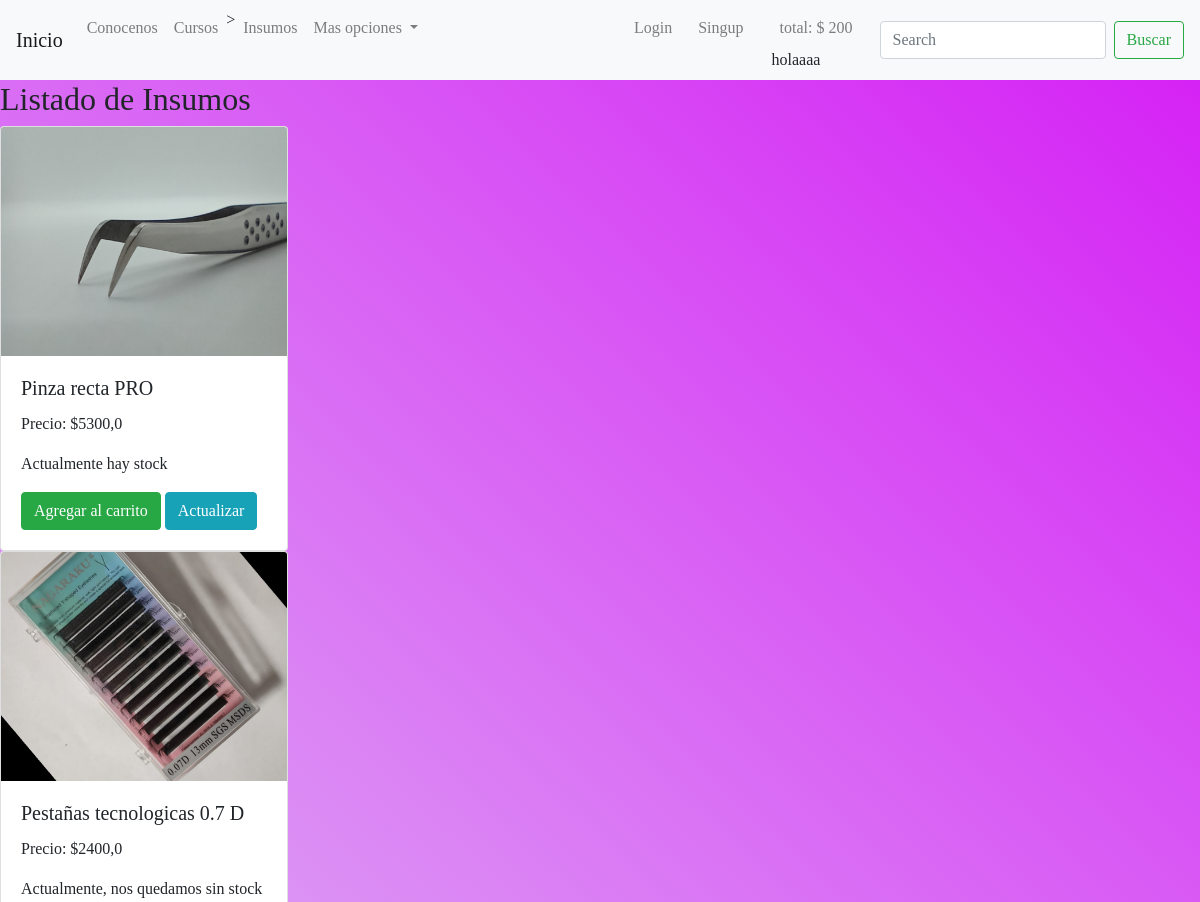
Before: /supplies/list-supplies/ (upper part) with the older database file.
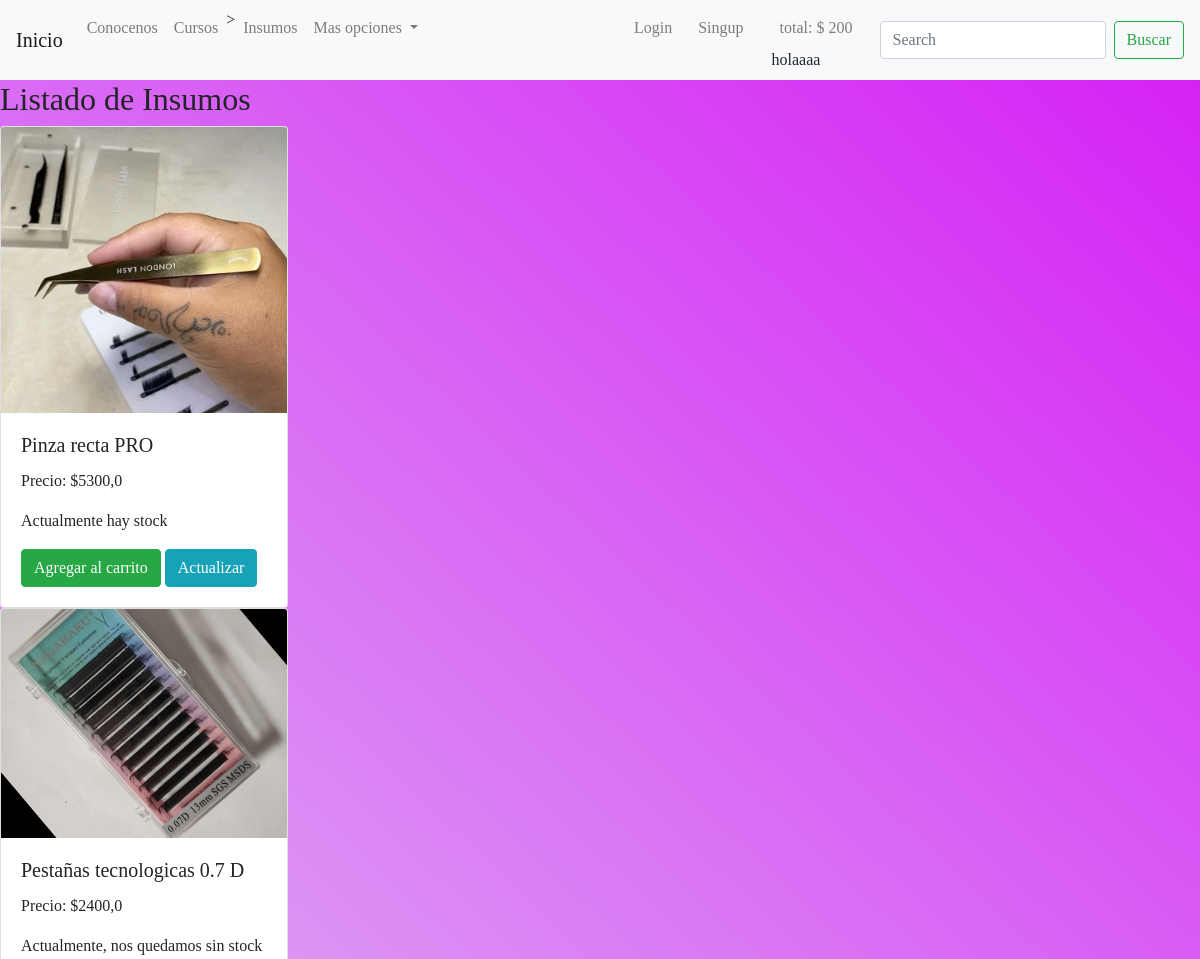
After: the same page with the newer database file.
### supplies/models.py (models this page shows, shortened)
class Supplies(models.Model):
    name = models.CharField(max_length=100)
    price = models.FloatField()
    stock = models.BooleanField(default=True)
    supplie_image = models.ImageField(upload_to='Supplies_images',blank=True, null=True)

### supplies/views.py (the view)
# urls.py: path('list-supplies/', list_supplies),
def list_supplies(request):
    if 'search' in request.GET:
        search = request.GET['search']
        supplies = Supplies.objects.filter(name__icontains=search)
    else:
        supplies = Supplies.objects.all()
    context = {
        'supplies':supplies,
    }
    return render(request, 'supplies/list_supplies.html', context=context)

### shoppingcart/context_processor.py (called while the page is built)
def total_trolley(request):
    total=200
    if 'trolley' in request.session:
        for key,value in request.session['trolley'].items():
            total= total +(float(value['price'])* value['amount'])
    return{'total_trolley': total}

### templates/supplies/list_supplies.html (shortened to what this page needs)
{% extends 'base.html' %}
{% block content %}
    <h2> Listado de Insumos</h2>
                {% for supplie in supplies %}
                <div class="card" style="width: 18rem;">
                    <img src={{supplie.supplie_image.url}} class="card-img-top">
                    <div class="card-body">
                    <h5 class="card-title">{{supplie.name}}</h5>
                    <p class="card-text">Precio: ${{supplie.price}}</p>
                    {% if supplie.stock == True %}
                        <p>Actualmente hay stock</p>
                    {% else %}
                        <p>Actualmente, nos quedamos sin stock</p>
                    {% endif %}
                    <a href="#" class="btn btn-success">Agregar al carrito</a>
                    <a href="/supplies/update-supplies/{{supplie.id}}/" class="btn btn-info">Actualizar</a>
                    </div>
                </div>
                 {% endfor %}
{% endblock %}

Changed rows visible on the page:
changed Supplies "Pinza recta PRO": supplie_image: a different picture
